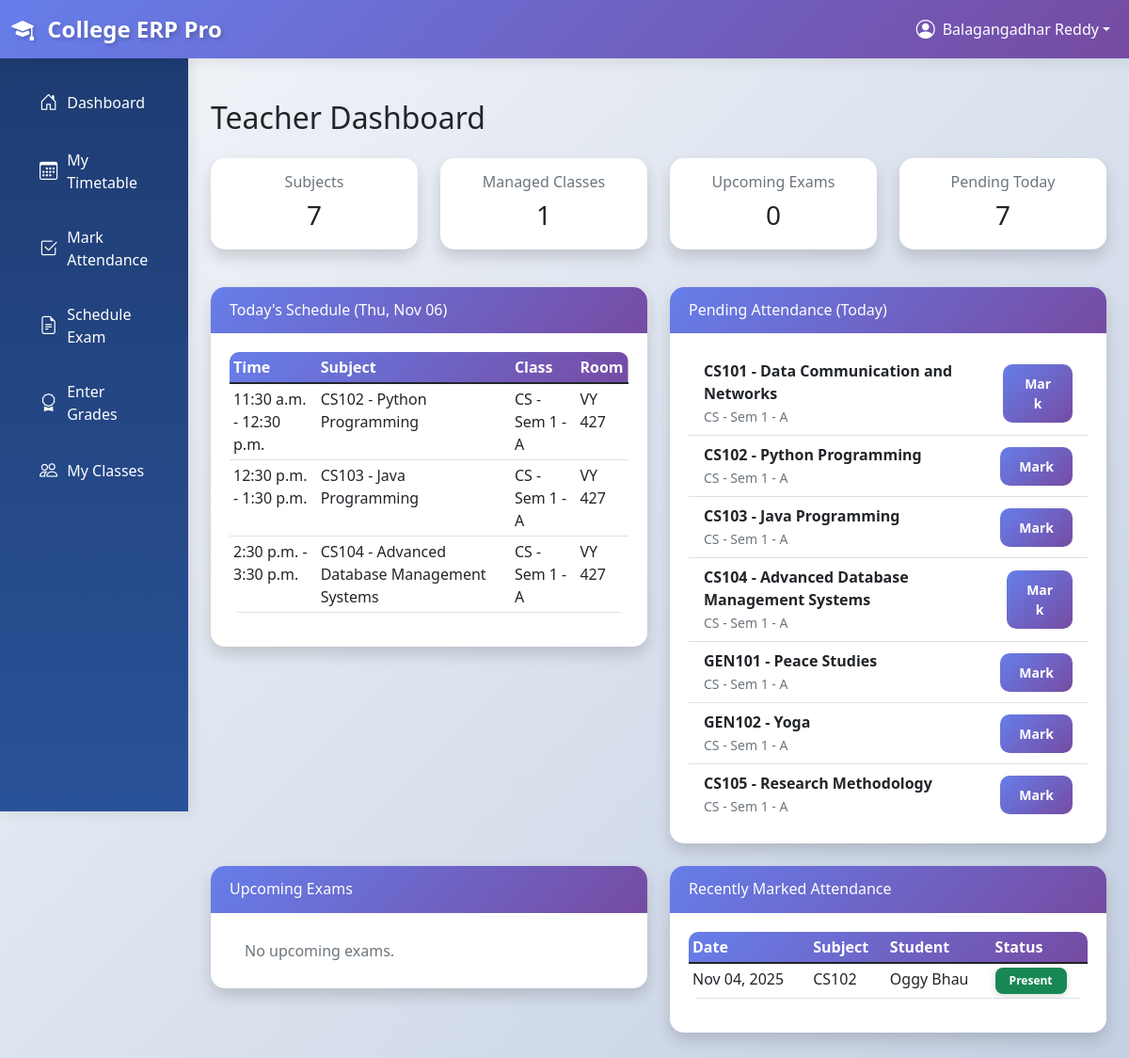
Before: /teachers/dashboard/ (signed in) with the older database file.
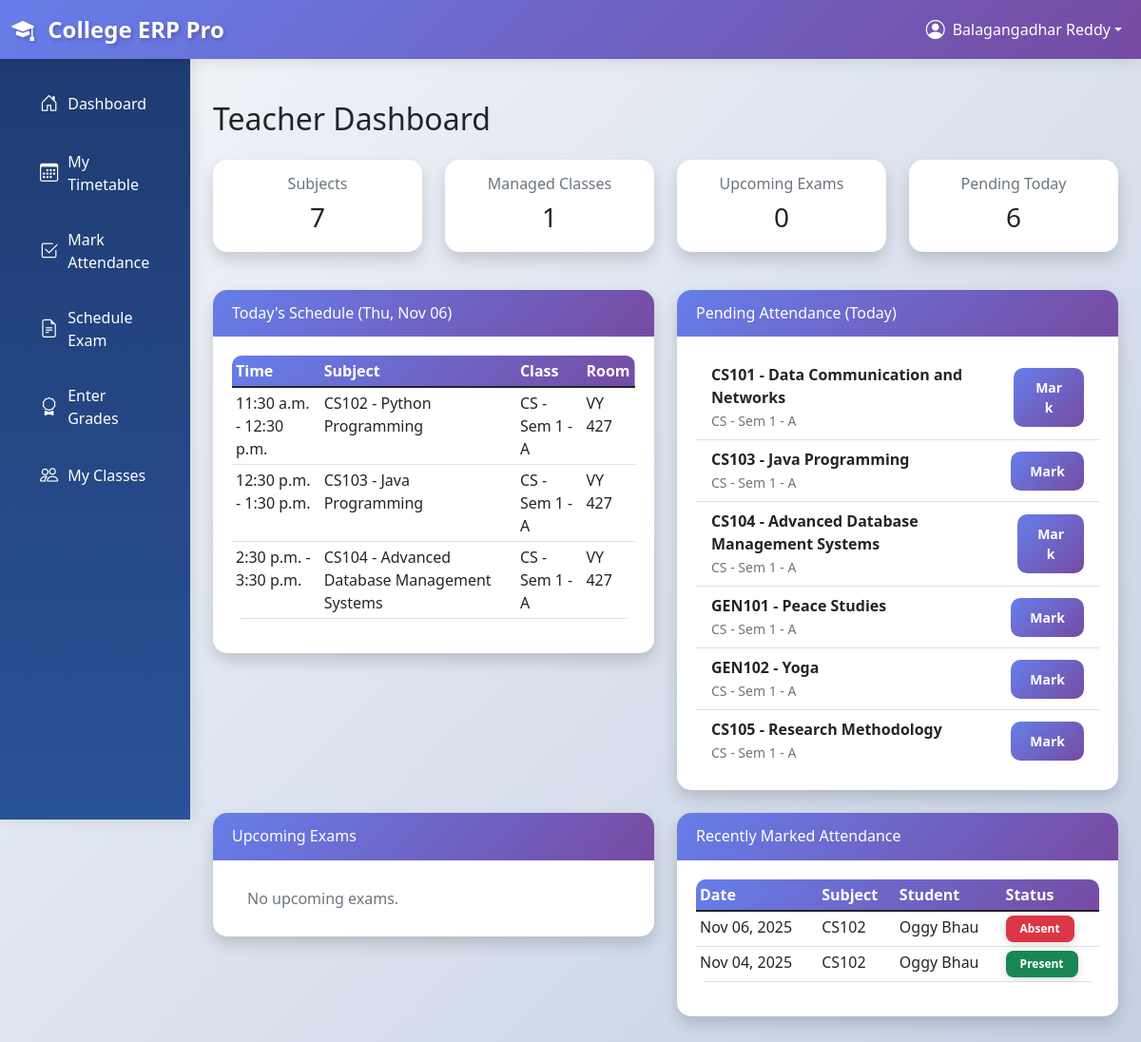
After: the same page with the newer database file.
### academics/models.py (models this page shows, shortened)
class Timetable(models.Model):
    class_assigned = models.ForeignKey(Class, on_delete=models.CASCADE)
    subject = models.ForeignKey(Subject, on_delete=models.CASCADE)
    time_slot = models.ForeignKey(TimeSlot, on_delete=models.CASCADE)
    room_number = models.CharField(max_length=20, blank=True)
    class Meta:
        unique_together = ['class_assigned', 'time_slot']

class TimeSlot(models.Model):
    DAY_CHOICES = [
        ('monday', 'Monday'),
        ('tuesday', 'Tuesday'),
        ('wednesday', 'Wednesday'),
        ('thursday', 'Thursday'),
        ('friday', 'Friday'),
        ('saturday', 'Saturday'),
    ]
    day = models.CharField(max_length=10, choices=DAY_CHOICES)
    start_time = models.TimeField()
    end_time = models.TimeField()
    class Meta:
        ordering = ['day', 'start_time']
        unique_together = ['day', 'start_time', 'end_time']

class Subject(models.Model):
    SUBJECT_TYPE_CHOICES = [
        ('TH', 'Theory'),
        ('PR', 'Practical'),
        ('TU', 'Tutorial'),
    ]
    course = models.ForeignKey(Course, on_delete=models.CASCADE)
    class_assigned = models.ForeignKey(Class, on_delete=models.CASCADE)
    teacher = models.ForeignKey(
        settings.AUTH_USER_MODEL,
        on_delete=models.SET_NULL,
        null=True,
        blank=True,
        related_name='taught_subjects'
    )
    subject_type = models.CharField(max_length=2, choices=SUBJECT_TYPE_CHOICES, default='TH')
    class Meta:
        unique_together = ['course', 'class_assigned']

class Course(models.Model):
    SEMESTER_CHOICES = [
        (1, '1st Semester'),
        (2, '2nd Semester'),
        (3, '3rd Semester'),
        (4, '4th Semester'),
        (5, '5th Semester'),
        (6, '6th Semester'),
        (7, '7th Semester'),
        (8, '8th Semester'),
    ]
    name = models.CharField(max_length=100)
    code = models.CharField(max_length=20, unique=True)
    department = models.ForeignKey(Department, on_delete=models.CASCADE)
    semester = models.IntegerField(choices=SEMESTER_CHOICES)
    credits = models.IntegerField(validators=[MinValueValidator(1), MaxValueValidator(6)])
    description = models.TextField(blank=True)
    syllabus = models.FileField(upload_to='syllabi/', null=True, blank=True)
    created_at = models.DateTimeField(auto_now_add=True)

class Class(models.Model):
    name = models.CharField(max_length=50)
    department = models.ForeignKey(Department, on_delete=models.CASCADE)
    semester = models.IntegerField(choices=Course.SEMESTER_CHOICES)
    section = models.CharField(max_length=10, default='A')
    academic_year = models.CharField(max_length=9)  # e.g., "2023-2024"
    class_teacher = models.ForeignKey(
        settings.AUTH_USER_MODEL,
        on_delete=models.SET_NULL,
        null=True,
        blank=True,
        related_name='managed_classes'
    )
    max_strength = models.IntegerField(default=60)
    class Meta:
        unique_together = ['department', 'semester', 'section', 'academic_year']
        verbose_name_plural = 'Classes'
    def __str__(self):
        return f"{self.department.code} - Sem {self.semester} - {self.section}"

class Department(models.Model):
    name = models.CharField(max_length=100)
    code = models.CharField(max_length=10, unique=True)
    head = models.ForeignKey(
        settings.AUTH_USER_MODEL,
        on_delete=models.SET_NULL,
        null=True,
        blank=True,
        related_name='headed_departments'
    )
    description = models.TextField(blank=True)
    created_at = models.DateTimeField(auto_now_add=True)

class Attendance(models.Model):
    student = models.ForeignKey(
        settings.AUTH_USER_MODEL,
        on_delete=models.CASCADE,
        related_name='attendance_records'
    )
    subject = models.ForeignKey(Subject, on_delete=models.CASCADE)
    date = models.DateField()
    is_present = models.BooleanField(default=False)
    remarks = models.CharField(max_length=100, blank=True)
    marked_by = models.ForeignKey(
        settings.AUTH_USER_MODEL,
        on_delete=models.SET_NULL,
        null=True,
        related_name='marked_attendance'
    )
    created_at = models.DateTimeField(auto_now_add=True)
    class Meta:
        unique_together = ['student', 'subject', 'date']

### accounts/models.py (models this page shows, shortened)
class User(AbstractUser):
    USER_TYPE_CHOICES = (
        ('student', 'Student'),
        ('teacher', 'Teacher'),
        ('admin', 'Administrator'),
    )
    user_type = models.CharField(max_length=10, choices=USER_TYPE_CHOICES)
    phone_regex = RegexValidator(
        regex=r'^\+?1?\d{9,15}$',
        message="Phone number must be entered in the format: '+999999999'. Up to 15 digits allowed."
    )
    phone_number = models.CharField(validators=[phone_regex], max_length=17, blank=True)
    address = models.TextField(blank=True)
    date_of_birth = models.DateField(null=True, blank=True)
    profile_picture = models.ImageField(upload_to='profile_pics/', null=True, blank=True)
    created_at = models.DateTimeField(auto_now_add=True)
    updated_at = models.DateTimeField(auto_now=True)
    @property
    def is_student(self):
        return self.user_type == 'student'
    @property
    def is_teacher(self):
        return self.user_type == 'teacher'
    @property
    def is_admin(self):
        return self.user_type == 'admin'

### teachers/views.py (the view)
# urls.py: path('dashboard/', views.dashboard_redirect, name='dashboard'),
@login_required
def dashboard(request):
    if not request.user.is_teacher:
        messages.error(request, "Access denied.")
        return redirect('accounts:login')
    teacher_user = request.user
    subjects = Subject.objects.filter(teacher=teacher_user).select_related('course', 'class_assigned')
    managed_classes = Class.objects.filter(class_teacher=teacher_user).select_related('department')
    today = timezone.now().date()
    weekday = today.strftime('%A').lower()
    todays_slots = Timetable.objects.filter(
        subject__in=subjects,
        time_slot__day=weekday,
    ).select_related('subject__course', 'class_assigned', 'time_slot').order_by('time_slot__start_time')
    upcoming_exams = Exam.objects.filter(
        subject__in=subjects,
        date__gte=timezone.now()
    ).select_related('subject__course').order_by('date')[:5]
    recent_marked_attendance = Attendance.objects.filter(
        marked_by=teacher_user
    ).select_related('subject__course', 'student').order_by('-date')[:10]
    pending_today = []
    for sub in subjects:
        has_today = Attendance.objects.filter(subject=sub, date=today).exists()
        if not has_today:
            pending_today.append(sub)
    teacher_notifications = Notification.objects.filter(
        target_audience__in=['all', 'all_teachers']
    ).order_by('-created_at')[:5]
    context = {
        'subjects': subjects,
        'managed_classes': managed_classes,
        'todays_slots': todays_slots,
        'upcoming_exams': upcoming_exams,
        'recent_marked_attendance': recent_marked_attendance,
        'pending_today': pending_today,
        'today': today,
    }
    return render(request, 'teachers/dashboard.html', context)

### college_erp/context_processors.py (called while the page is built)
def global_context(request):
    context = {
        'all_departments': Department.objects.all().order_by('name'),
    }
    return context

### templates/teachers/dashboard.html (shortened to what the changed rows need)
{% extends 'base.html' %}
{% block content %}
<div class="py-4">
    <h1 class="h2 mb-4">Teacher Dashboard</h1>
    <div class="row mb-4">
        <div class="col-md-3 mb-3">
            <div class="card shadow">
                <div class="card-body text-center">
                    <h6 class="card-subtitle mb-2 text-muted">Pending Today</h6>
                    <h3 class="mb-0">{{ pending_today|length }}</h3>
                </div>
            </div>
        </div>
    </div>
    <div class="row">
        <div class="col-md-6 mb-4">
            <div class="card shadow">
                <div class="card-body">
                    <div class="table-responsive">
                        <table class="table table-sm table-hover">
                            <thead>
                                <tr>
                                    <th>Time</th>
                                    <th>Subject</th>
                                    <th>Class</th>
                                    <th>Room</th>
                                </tr>
                            </thead>
                            <tbody>
                                {% for slot in todays_slots %}
                                <tr>
                                    <td>{{ slot.time_slot.start_time }} - {{ slot.time_slot.end_time }}</td>
                                    <td>{{ slot.subject.course.code }} - {{ slot.subject.course.name }}</td>
                                    <td>{{ slot.class_assigned }}</td>
                                    <td>{{ slot.room_number|default:'-' }}</td>
                                </tr>
                                {% empty %}
                                <tr>
                                    <td colspan="4" class="text-center text-muted">No classes scheduled today.</td>
                                </tr>
                                {% endfor %}
                            </tbody>
                        </table>
                    </div>
                </div>
            </div>
        </div>
        <div class="col-md-6 mb-4">
            <div class="card shadow">
                <div class="card-body">
                    <ul class="list-group list-group-flush">
                        {% for sub in pending_today %}
                            <li class="list-group-item d-flex justify-content-between align-items-center">
                                <div>
                                    <div class="fw-bold">{{ sub.course.code }} - {{ sub.course.name }}</div>
                                    <small class="text-muted">{{ sub.class_assigned }}</small>
                                </div>
                                <a href="{% url 'teachers:attendance' %}?semester={{ sub.course.semester }}&subject={{ sub.id }}&date={{ today|date:'Y-m-d' }}" class="btn btn-sm btn-primary">Mark</a>
                            </li>
                        {% empty %}
                            <li class="list-group-item text-muted">All attendance marked for today. Great job!</li>
                        {% endfor %}
                    </ul>
                </div>
            </div>
        </div>
    </div>
    <div class="row">
        <div class="col-md-6 mb-4">
            <div class="card shadow">
                <div class="card-body">
                    <div class="table-responsive">
                        <table class="table table-sm table-hover">
                            <thead>
                                <tr>
                                    <th>Date</th>
                                    <th>Subject</th>
                                    <th>Student</th>
                                    <th>Status</th>
                                </tr>
                            </thead>
                            <tbody>
                                {% for rec in recent_marked_attendance %}
                                <tr>
                                    <td>{{ rec.date|date:"M d, Y" }}</td>
                                    <td>{{ rec.subject.course.code }}</td>
                                    <td>{{ rec.student.get_full_name|default:rec.student.username }}</td>
                                    <td>
                                        {% if rec.is_present %}
                                            <span class="badge bg-success">Present</span>
                                        {% else %}
                                            <span class="badge bg-danger">Absent</span>
                                        {% endif %}
                                    </td>
                                </tr>
                                {% empty %}
                                <tr><td colspan="4" class="text-center text-muted">No records yet.</td></tr>
                                {% endfor %}
                            </tbody>
                        </table>
                    </div>
                </div>
            </div>
        </div>
    </div>
</div>
{% endblock %}

Changed rows visible on the page:
no longer on this page (row unchanged): Subject: course.code "CS102", course.name "Python Programming", class_assigned "CS - Sem 1 - A"
added Attendance: date "Nov 06, 2025", subject.course.code "CS102", student.get_full_name "Oggy Bhau", is_present "Absent"
Other visible differences:
{{ pending_today|length }}: "7" → "6"
